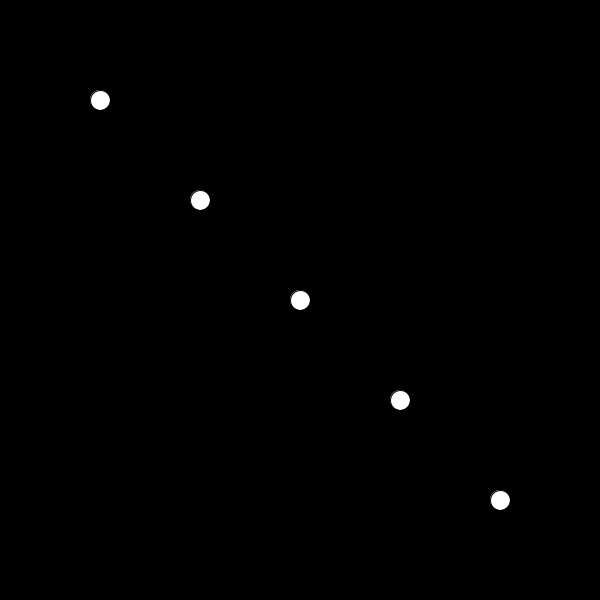
Frame 1 (no input)
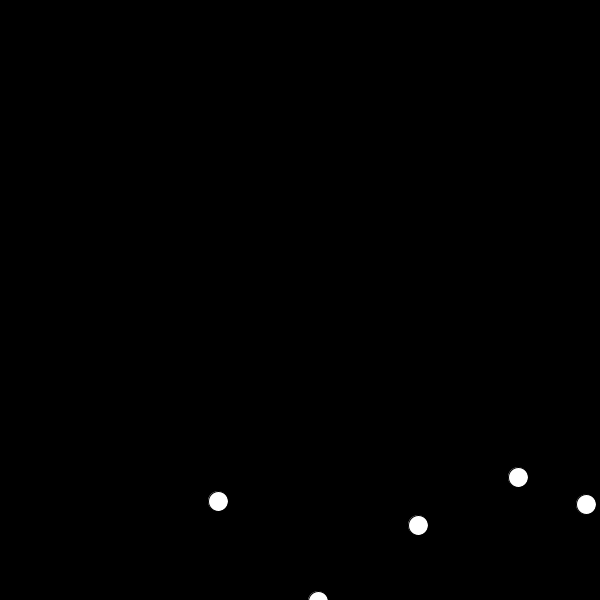
Frame 60 (the mouse pressed at the canvas centre just before this capture)
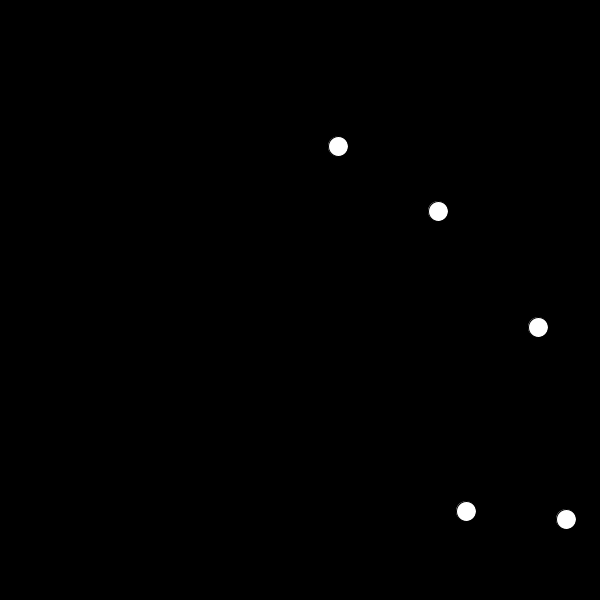
Frame 120 (the mouse held since frame 60 and released just before this capture)

The Processing sketch that drew these frames (run headless with seeded random() and noise(); from frame 60 on, the mouse is pressed at the canvas centre):

// Processing sketch: Sanchez_Part7_Classes
// ── Sanchez_Part7_Classes.pde
//Declare
Ball myBall1;
Ball myBall2;
Ball myBall3;
Ball myBall4;
Ball myBall5;

void setup()
{
  size(600,600);
  smooth();
  //Initialize
  myBall1 = new Ball(100,100);
  myBall2 = new Ball(200,200);
  myBall3 = new Ball(300,300);
  myBall4 = new Ball(400,400);
  myBall5 = new Ball(500,500);
}
void draw()
{
  background(0);
  //Call Functionality
  myBall1.run();
  myBall2.run();
  myBall3.run();
  myBall4.run();
  myBall5.run();
}
// ── Ball.pde
class Ball
{
  //Global Variables
  float x=0;
  float y=0;
  float speedX=2;
  float speedY=1;
  
  //Constructor
  Ball(float _x, float _y)
  {
    x=_x;
    y=_y;
  }
  //Functions
  void run()
  {
    display();
    move();
    bounce();
    gravity();
  }
  void display()
  {
    ellipse(x,y,20,20);
  } 
  void move()
  {
    x=x+speedX;
    y=y+speedY;
  }
  void bounce()
  {
    if(x>width || x<0)
    speedX = -speedX;
    if(y>height || y<0)
    speedY = -speedY;
  }
  void gravity()
  {
    speedY+=0.2;
  }
}
